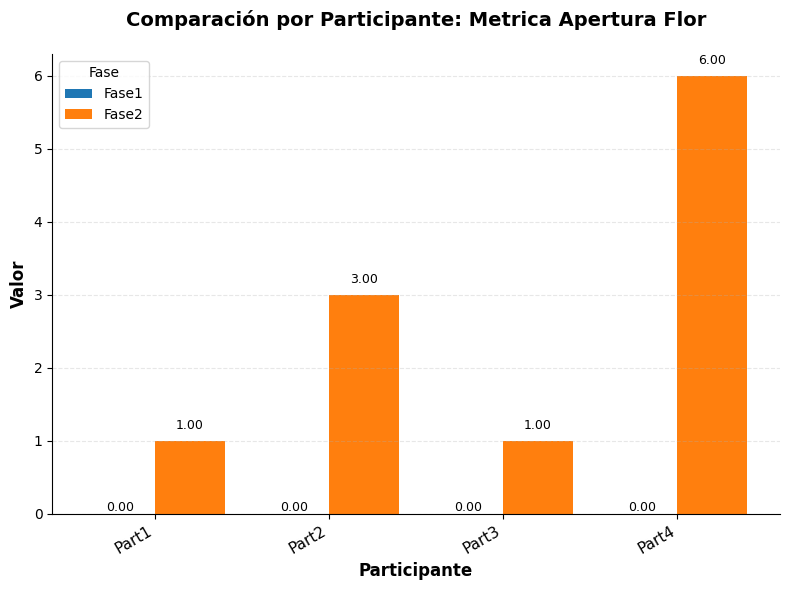
#> input picture Metricas/graficos_grupo/flower_openings_grupo.png, 790 x 590 px
$ python all_together.py
#> lines starting #> are read from the running program, lines starting #| are printed output that depends on the picture
import os
from PIL import Image, ImageDraw


def compose_grid(image_paths, output_path, rows=3, cols=2, padding=20, background_color=(255, 255, 255)):
    """Compose images into a rows x cols grid and save as a single PNG.

    - image_paths: list of absolute file paths in reading order (row-major)
    - output_path: absolute path to save the composed PNG
    - padding: pixels between tiles and around the border
    - background_color: RGB background color
    """
#> called with output_path = 'Metricas/graficos_grupo/all_together.png', rows = 3, cols = 2, padding = 30, background_color = (255, 255, 255)
    if len(image_paths) != rows * cols:
        raise ValueError(f"Expected {rows*cols} images, got {len(image_paths)}")

    images = [Image.open(p).convert("RGB") for p in image_paths]
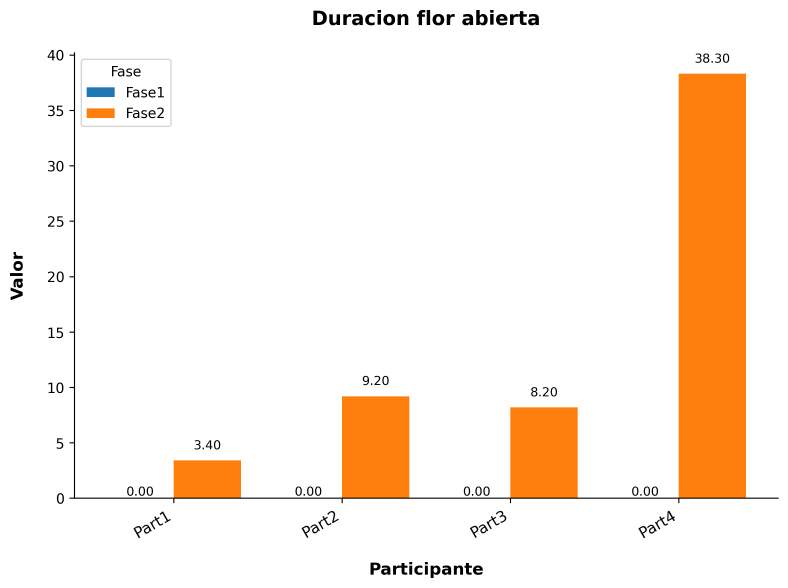
#> input picture Metricas/graficos_grupo/time_flower_open_grupo.png, 2364 x 1763 px (shown at 1/3 size)
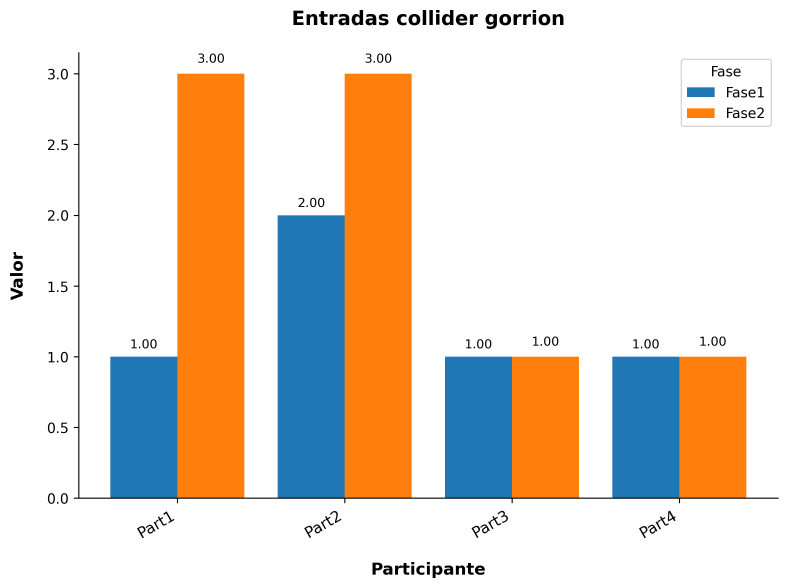
#> input picture Metricas/graficos_grupo/collider_entries_grupo.png, 2364 x 1763 px (shown at 1/3 size)
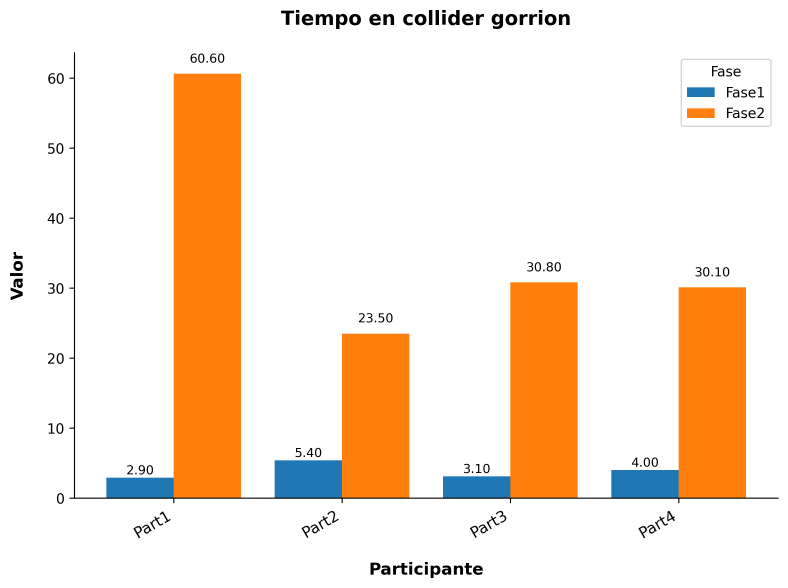
#> input picture Metricas/graficos_grupo/time_in_collider_grupo.png, 2364 x 1763 px (shown at 1/3 size)
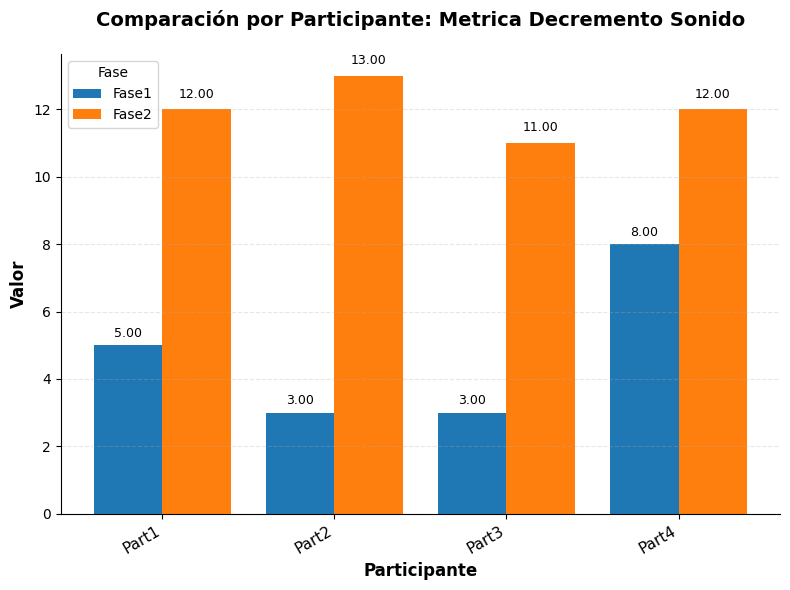
#> input picture Metricas/graficos_grupo/sound_decrements_grupo.png, 790 x 590 px
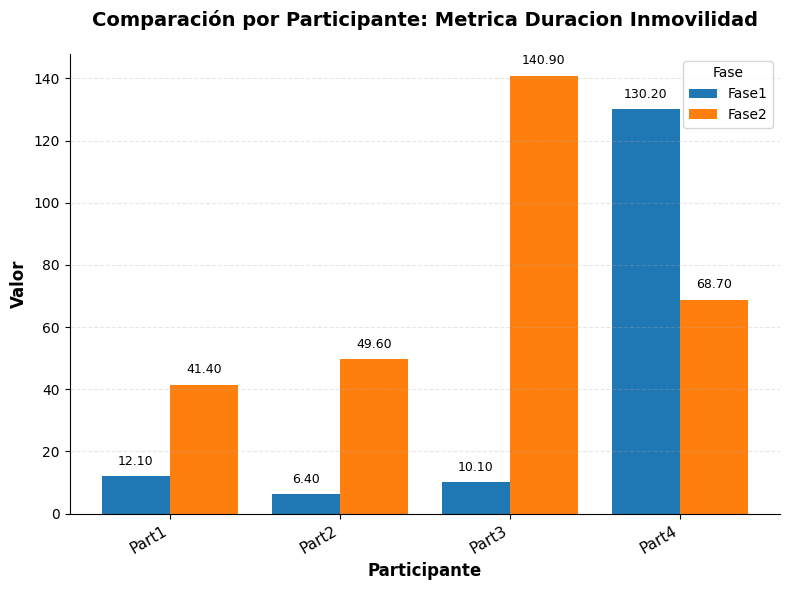
#> input picture Metricas/graficos_grupo/time_stationary_grupo.png, 790 x 590 px
#> images = 6 items

    # Choose a common tile size. To avoid upscaling (which reduces quality),
    # use the minimum width/height across images.
    min_width = min(img.width for img in images)
#> min_width = 790
    min_height = min(img.height for img in images)
#> min_height = 590
    tile_size = (min_width, min_height)
#> tile_size = (790, 590)

    resized = [img.resize(tile_size, Image.LANCZOS) for img in images]
#> resized = 6 items

    # Compute canvas size: include outer padding and inner paddings between tiles
    canvas_width = padding + cols * tile_size[0] + (cols - 1) * padding + padding
#> canvas_width = 1670
    canvas_height = padding + rows * tile_size[1] + (rows - 1) * padding + padding
#> canvas_height = 1890

    canvas = Image.new("RGB", (canvas_width, canvas_height), color=background_color)
#> canvas: PIL image 1670x1890 RGB; every value is 255

    # Paste images row-major
    idx = 0
    for r in range(rows):
        for c in range(cols):
            x = padding + c * (tile_size[0] + padding)
            y = padding + r * (tile_size[1] + padding)
            canvas.paste(resized[idx], (x, y))
            idx += 1
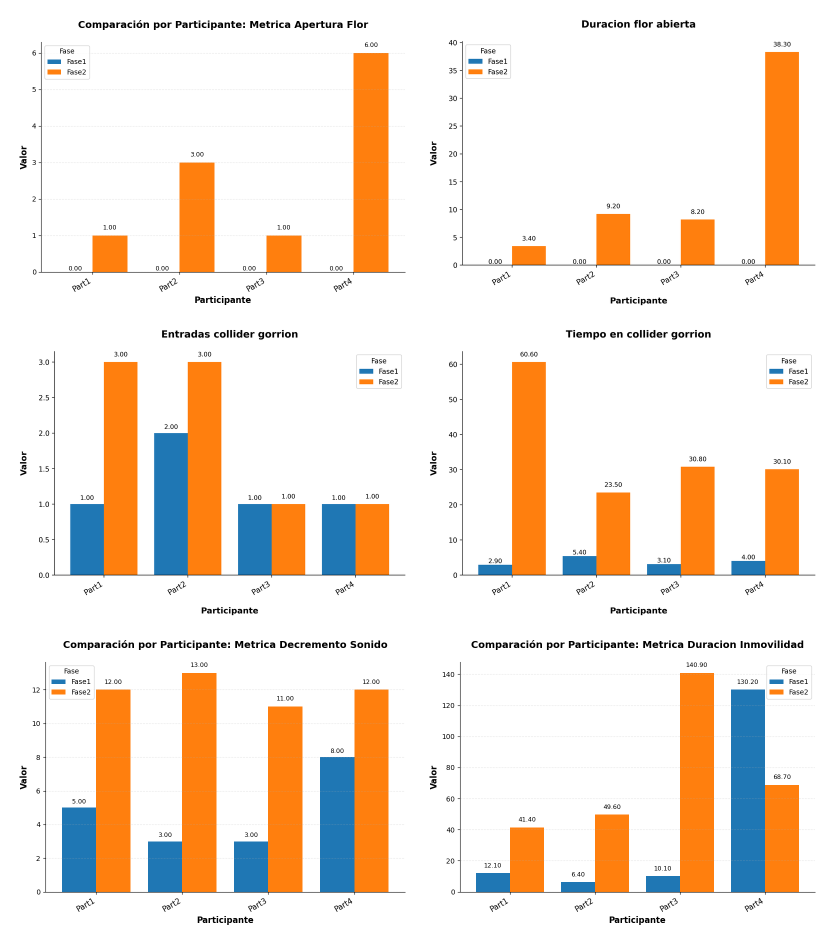
#> canvas: PIL image 1670x1890 RGB (shown at 1/2 size); mean R, G, B 242, 228.6, 216.1
#> after the loop, idx = 6

    # Draw divider lines centered in the gaps between tiles
    draw = ImageDraw.Draw(canvas)
    line_color = (200, 200, 200)
    line_width = 4

    # Vertical separators (between columns)
    for c in range(1, cols):
        x_sep = padding + c * tile_size[0] + (c * padding) - padding // 2
        draw.line([(x_sep, padding), (x_sep, canvas_height - padding)], fill=line_color, width=line_width)
#> this loop made 1 pass
#> x_sep on pass 1: 835

    # Horizontal separators (between rows)
    for r in range(1, rows):
        y_sep = padding + r * tile_size[1] + (r * padding) - padding // 2
        draw.line([(padding, y_sep), (canvas_width - padding, y_sep)], fill=line_color, width=line_width)
#> this loop made 2 passes
#> y_sep on passes 1 to 2: 635, 1255

    # Overwrite if exists; PNG doesn't meaningfully use DPI, but the pixel size stays high.
    canvas.save(output_path, format="PNG", optimize=True)


def main():
    script_dir = os.path.dirname(os.path.abspath(__file__))

    # Explicit list (avoids picking up all_together.png on subsequent runs)
    ordered_files = [
        "flower_openings_grupo.png",
        "time_flower_open_grupo.png",
        "collider_entries_grupo.png",
        "time_in_collider_grupo.png",
        "sound_decrements_grupo.png",
        "time_stationary_grupo.png",
    ]

    image_paths = [os.path.join(script_dir, name) for name in ordered_files]
    missing = [p for p in image_paths if not os.path.isfile(p)]
    if missing:
        missing_names = ", ".join(os.path.basename(p) for p in missing)
        raise FileNotFoundError(f"Missing input images: {missing_names}")

    output_path = os.path.join(script_dir, "all_together.png")

    compose_grid(image_paths, output_path, rows=3, cols=2, padding=30, background_color=(255, 255, 255))
    print(f"Imagen combinada guardada en: {output_path}")


if __name__ == "__main__":
    main()
